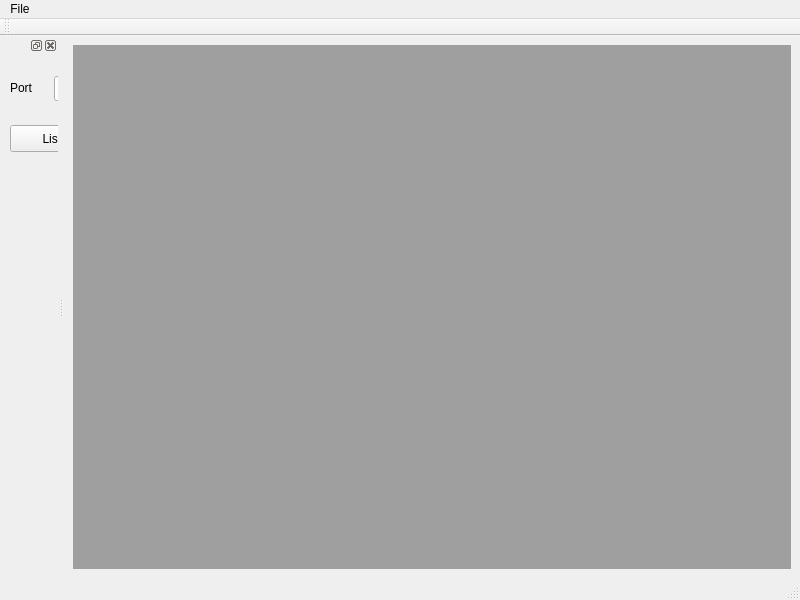
<?xml version="1.0" encoding="UTF-8"?>
<ui version="4.0">
 <class>LogfileAnalyserClass</class>
 <widget class="QMainWindow" name="LogfileAnalyserClass">
  <property name="geometry">
   <rect>
    <x>0</x>
    <y>0</y>
    <width>800</width>
    <height>600</height>
   </rect>
  </property>
  <property name="windowTitle">
   <string>MainWindow</string>
  </property>
  <widget class="QWidget" name="centralwidget">
   <layout class="QVBoxLayout" name="verticalLayout">
    <item>
     <widget class="QMdiArea" name="mdiArea"/>
    </item>
   </layout>
  </widget>
  <widget class="QMenuBar" name="menubar">
   <property name="geometry">
    <rect>
     <x>0</x>
     <y>0</y>
     <width>800</width>
     <height>25</height>
    </rect>
   </property>
   <widget class="QMenu" name="menuFile">
    <property name="title">
     <string>File</string>
    </property>
    <addaction name="actionOpen"/>
    <addaction name="actionOpenDummyLogger"/>
    <addaction name="actionAddEntries"/>
   </widget>
   <addaction name="menuFile"/>
  </widget>
  <widget class="QStatusBar" name="statusbar"/>
  <widget class="QToolBar" name="toolBar">
   <property name="windowTitle">
    <string>toolBar</string>
   </property>
   <attribute name="toolBarArea">
    <enum>TopToolBarArea</enum>
   </attribute>
   <attribute name="toolBarBreak">
    <bool>false</bool>
   </attribute>
  </widget>
  <widget class="QDockWidget" name="dockWidget">
   <attribute name="dockWidgetArea">
    <number>1</number>
   </attribute>
   <widget class="QWidget" name="dockWidgetContents">
    <widget class="QSpinBox" name="listenPort">
     <property name="geometry">
      <rect>
       <x>54</x>
       <y>20</y>
       <width>61</width>
       <height>27</height>
      </rect>
     </property>
     <property name="maximum">
      <number>65535</number>
     </property>
     <property name="value">
      <number>9998</number>
     </property>
    </widget>
    <widget class="QLabel" name="label">
     <property name="geometry">
      <rect>
       <x>10</x>
       <y>24</y>
       <width>51</width>
       <height>17</height>
      </rect>
     </property>
     <property name="text">
      <string>Port</string>
     </property>
    </widget>
    <widget class="QPushButton" name="startListen">
     <property name="geometry">
      <rect>
       <x>10</x>
       <y>70</y>
       <width>97</width>
       <height>27</height>
      </rect>
     </property>
     <property name="text">
      <string>Listen</string>
     </property>
    </widget>
   </widget>
  </widget>
  <action name="actionOpen">
   <property name="text">
    <string>Open ...</string>
   </property>
  </action>
  <action name="actionOpenDummyLogger">
   <property name="text">
    <string>OpenDummyLogger</string>
   </property>
  </action>
  <action name="actionAddEntries">
   <property name="text">
    <string>AddEntries</string>
   </property>
  </action>
 </widget>
 <resources/>
 <connections/>
</ui>
